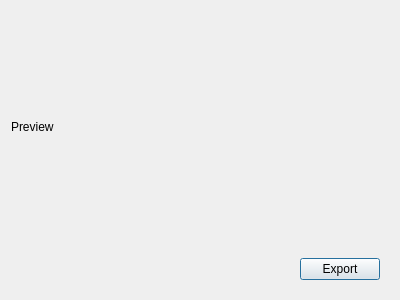
<?xml version="1.0" encoding="UTF-8"?>
<ui version="4.0">
 <class>SubstackDialog</class>
 <widget class="QDialog" name="SubstackDialog">
  <property name="geometry">
   <rect>
    <x>0</x>
    <y>0</y>
    <width>400</width>
    <height>300</height>
   </rect>
  </property>
  <property name="windowTitle">
   <string>Export substack</string>
  </property>
  <layout class="QVBoxLayout" name="verticalLayout">
   <item>
    <widget class="QLabel" name="preview">
     <property name="sizePolicy">
      <sizepolicy hsizetype="Expanding" vsizetype="Expanding">
       <horstretch>0</horstretch>
       <verstretch>0</verstretch>
      </sizepolicy>
     </property>
     <property name="text">
      <string>Preview</string>
     </property>
    </widget>
   </item>
   <item>
    <widget class="QWidget" name="widget_2" native="true">
     <property name="sizePolicy">
      <sizepolicy hsizetype="Preferred" vsizetype="Preferred">
       <horstretch>0</horstretch>
       <verstretch>0</verstretch>
      </sizepolicy>
     </property>
     <layout class="QHBoxLayout" name="horizontalLayout_2">
      <item>
       <spacer name="horizontalSpacer">
        <property name="orientation">
         <enum>Qt::Horizontal</enum>
        </property>
        <property name="sizeHint" stdset="0">
         <size>
          <width>40</width>
          <height>20</height>
         </size>
        </property>
       </spacer>
      </item>
      <item>
       <widget class="QPushButton" name="save">
        <property name="text">
         <string>Export</string>
        </property>
       </widget>
      </item>
     </layout>
    </widget>
   </item>
  </layout>
 </widget>
 <resources/>
 <connections/>
</ui>
